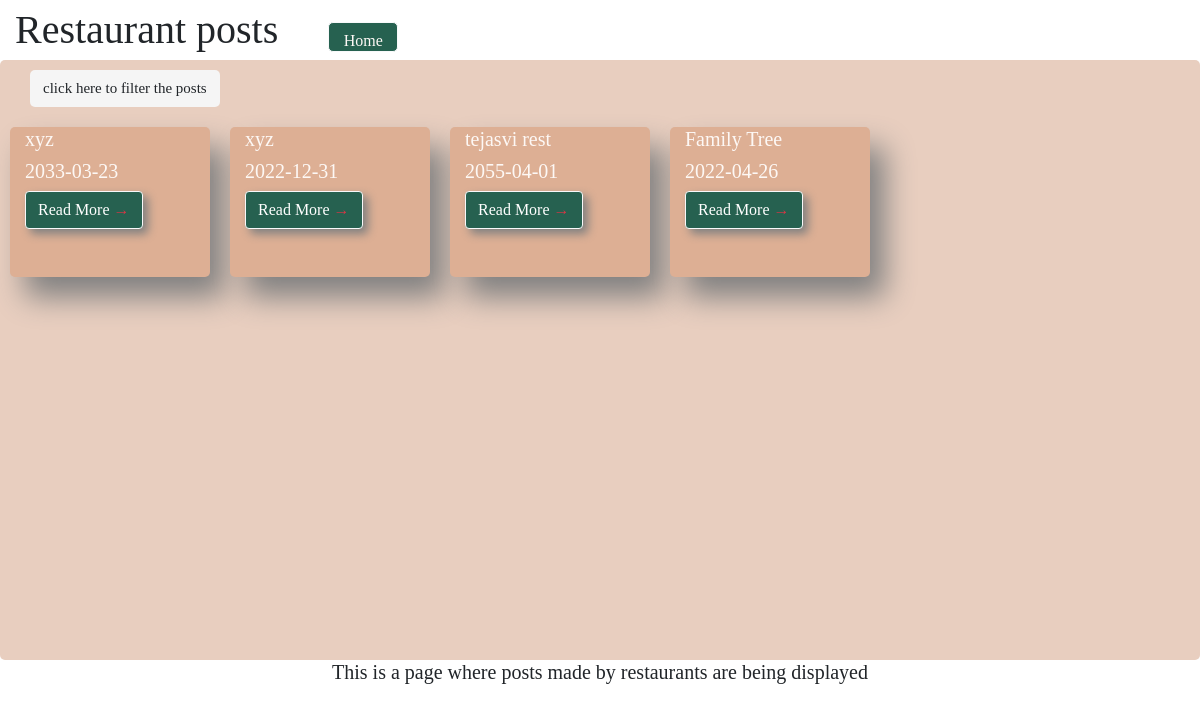
Screenshot of /restaurant_posts.php with the database file from the repository.
### tables this page shows
CREATE TABLE `data` (
  `id` int(11) NOT NULL,
  `username` text NOT NULL,
  `restname` varchar(50) NOT NULL,
  `Dateofpost` date NOT NULL,
  `pincode` int(50) NOT NULL,
  `address` varchar(250) NOT NULL,
  `contact` int(50) NOT NULL,
  `post` longtext NOT NULL
);

### logic.php (called while the page is built, shortened)
<?php
    $conn = mysqli_connect("localhost:3308", "root", "", "foodpost");
    $sql = "SELECT * FROM data";
    $query = mysqli_query($conn, $sql);
?>

### restaurant_posts.php (the view, shortened to what this page needs)
<?php
    include "logic.php";
?>
<!DOCTYPE html>
<html lang="en">
<head>
  <link rel="stylesheet" href="https://maxcdn.bootstrapcdn.com/bootstrap/4.5.2/css/bootstrap.min.css">
<link rel="stylesheet" type="text/css" href="rest_post1.css">
</head>
<body >
<div class="row nav">
        <p class="title2" text >Restaurant posts </p>
    <a class="homb btn btn-light" href="NGO_home.php">Home</a>
</div>
    <div class="col-12 others">
                            <form method="post">
                                        <div class="col-12 ot">
                                            <a href="filter_restaurant_posts.php" name="enter" class="btn filt">click here to filter the posts</a>
                                        </div>
                            </form>
                           <div class="row">
                      <?php foreach($query as $q){ ?>
            <div class="posts col-lg-2">
                 <div>
                    <h1 class="ngon"><?php echo $q['restname'];?></h1>
             </div>
                <div>
                      <h2 class="dt"><?php echo substr($q['Dateofpost'], 0, 50);?></h2>
                </div>
                <div>
                     <a href="rest_post_view.php?id=<?php echo $q['id']?>" class="btn btn-light bt">Read More <span class="text-danger">&rarr;</span></a>
                </div>
            </div>
                      <?php }?>
               </div>
              </div>
<div class="foot1">
  <h1 class="t1">This is a page where posts made by restaurants are being displayed </h1>
</div>
</body>
</html>

### rest_post1.css (style rules this page uses)
.posts { background-color:#DDAF94; border-radius: 5px; margin: 10px; height: 150px; box-shadow:15px 20px 30px gray; }
h1.ngon { font-size: 20px; color: #FDF8F5; font-family: plane; }
h2.dt { font-size: 20px; color: #FDF8F5; font-family: plane; }
.others { height: 600px; background: #E8CEBF; border-radius: 5px; }
a.bt { background-color: #266150; color: white; font-family: plane; box-shadow:5px 5px 10px gray; }
.foot1 { height: 100px; vertical-align: middle; }
h1.t1 { font-size: 20px; font-family: plane; text-align: center; vertical-align: middle; }
p.title2 { font-family: Blippo, fantasy; font-size: 40px; text-align: center; margin-left: 30px; }
a.homb { background-color: #266150; height: 30px; width: 70px; color: #FDF8F5; justify-content: center; margin-left: 50px; margin-top: 22px; font-family: plane; border-radius: 5px; text-align: center; }
.nav { height: 60px; }
.filt { align-content: center; background-color: whitesmoke; margin-top: 10px; border-radius: 5px; font-family: plane; font-size: 15px; text-align: center; margin-bottom: 10px; }

### rows the page displays
data: restname "xyz", Dateofpost "2033-03-23"
data: restname "xyz", Dateofpost "2022-12-31"
data: restname "tejasvi rest", Dateofpost "2055-04-01"
data: restname "Family Tree", Dateofpost "2022-04-26"
